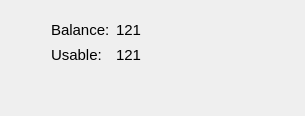
            <widget class="QWidget" name="BalancePage">
             <layout class="QGridLayout" name="gridLayout_8">
              <item row="0" column="0">
               <layout class="QGridLayout" name="gridLayout_7">
                <item row="2" column="3">
                 <spacer name="horizontalSpacer_8">
                  <property name="orientation">
                   <enum>Qt::Horizontal</enum>
                  </property>
                  <property name="sizeHint" stdset="0">
                   <size>
                    <width>40</width>
                    <height>20</height>
                   </size>
                  </property>
                 </spacer>
                </item>
                <item row="2" column="1">
                 <widget class="QLabel" name="balance_usable_label">
                  <property name="font">
                   <font>
                    <pointsize>11</pointsize>
                   </font>
                  </property>
                  <property name="text">
                   <string>Usable: </string>
                  </property>
                 </widget>
                </item>
                <item row="2" column="2">
                 <widget class="QLabel" name="balance_ammount_label">
                  <property name="font">
                   <font>
                    <pointsize>11</pointsize>
                   </font>
                  </property>
                  <property name="text">
                   <string>121</string>
                  </property>
                 </widget>
                </item>
                <item row="3" column="1">
                 <spacer name="verticalSpacer_7">
                  <property name="orientation">
                   <enum>Qt::Vertical</enum>
                  </property>
                  <property name="sizeHint" stdset="0">
                   <size>
                    <width>20</width>
                    <height>40</height>
                   </size>
                  </property>
                 </spacer>
                </item>
                <item row="0" column="1">
                 <spacer name="verticalSpacer_6">
                  <property name="orientation">
                   <enum>Qt::Vertical</enum>
                  </property>
                  <property name="sizeType">
                   <enum>QSizePolicy::Expanding</enum>
                  </property>
                  <property name="sizeHint" stdset="0">
                   <size>
                    <width>20</width>
                    <height>10</height>
                   </size>
                  </property>
                 </spacer>
                </item>
                <item row="1" column="2">
                 <widget class="QLabel" name="balance_ammount_label_2">
                  <property name="font">
                   <font>
                    <pointsize>11</pointsize>
                   </font>
                  </property>
                  <property name="text">
                   <string>121</string>
                  </property>
                 </widget>
                </item>
                <item row="2" column="0">
                 <spacer name="horizontalSpacer_6">
                  <property name="orientation">
                   <enum>Qt::Horizontal</enum>
                  </property>
                  <property name="sizeHint" stdset="0">
                   <size>
                    <width>40</width>
                    <height>20</height>
                   </size>
                  </property>
                 </spacer>
                </item>
                <item row="1" column="1">
                 <widget class="QLabel" name="balance_balance_label">
                  <property name="font">
                   <font>
                    <pointsize>11</pointsize>
                   </font>
                  </property>
                  <property name="text">
                   <string>Balance:</string>
                  </property>
                 </widget>
                </item>
                <item row="2" column="4">
                 <spacer name="horizontalSpacer_22">
                  <property name="orientation">
                   <enum>Qt::Horizontal</enum>
                  </property>
                  <property name="sizeType">
                   <enum>QSizePolicy::Fixed</enum>
                  </property>
                  <property name="sizeHint" stdset="0">
                   <size>
                    <width>113</width>
                    <height>20</height>
                   </size>
                  </property>
                 </spacer>
                </item>
               </layout>
              </item>
             </layout>
            </widget>
